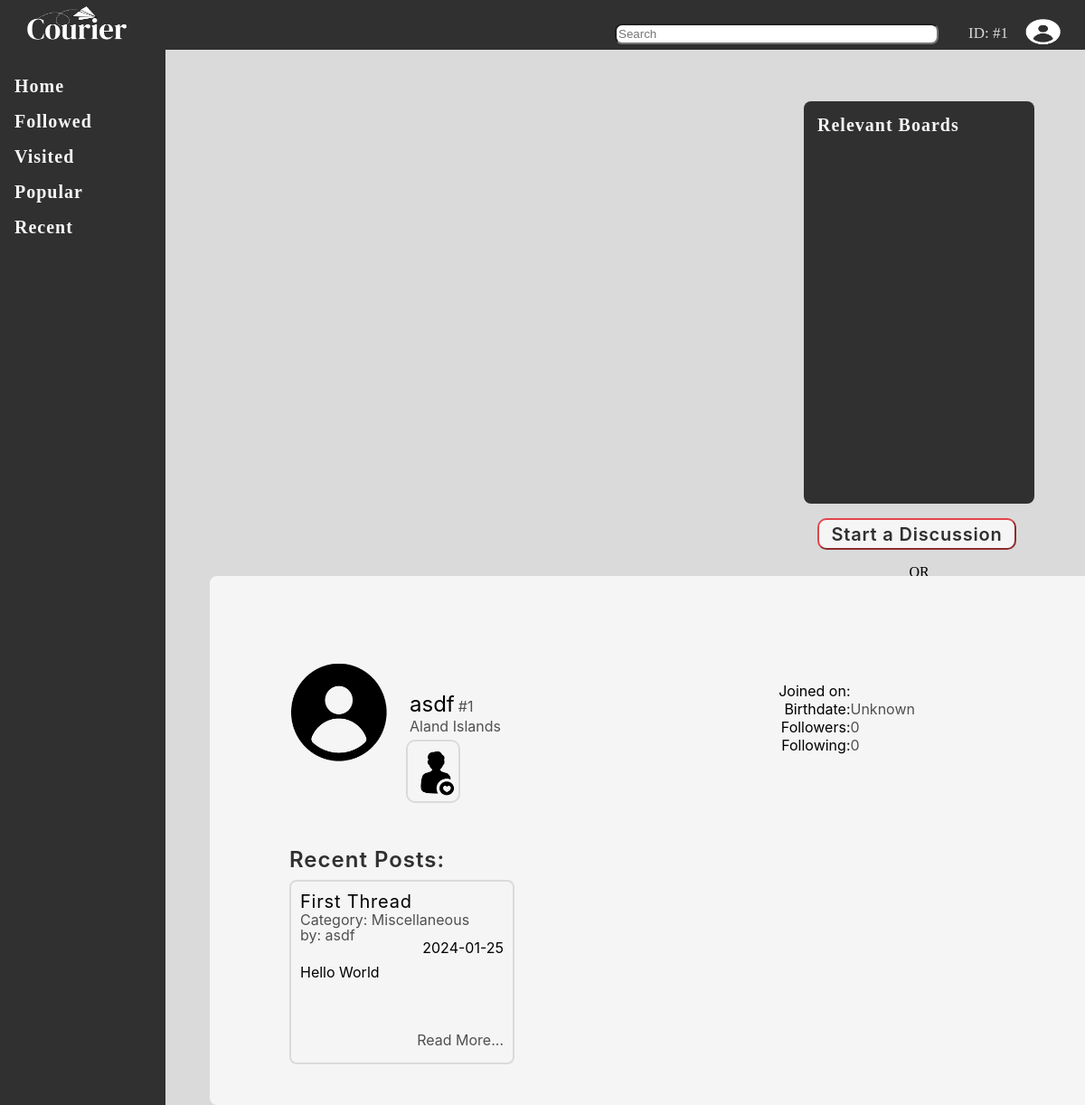
The app's page /courier/data/profile.php?id=1 (signed in), older data.
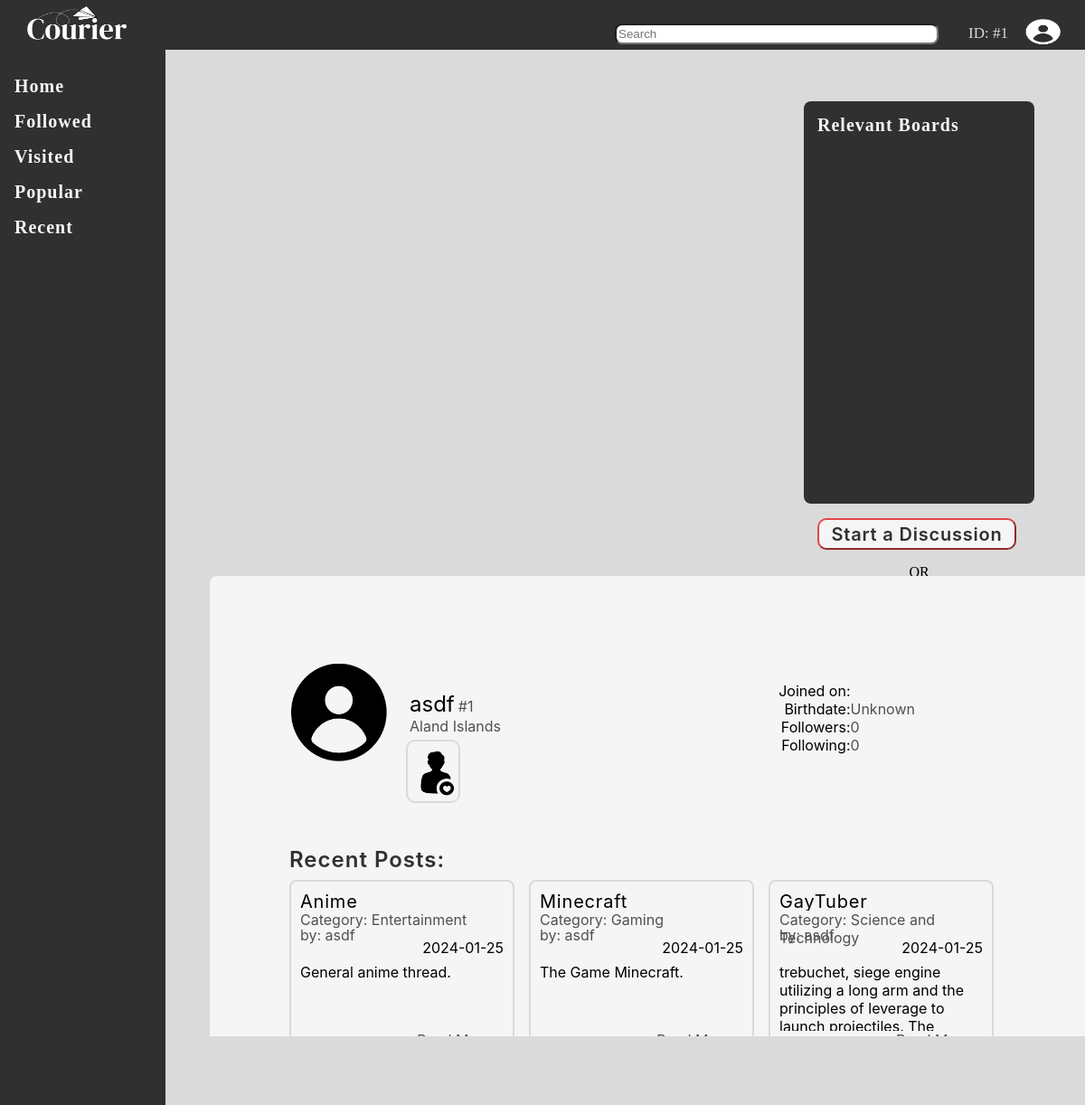
The same page, newer data.
### tables this page shows
CREATE TABLE `user` (
  `id` int(11) NOT NULL,
  `username` varchar(255) DEFAULT NULL,
  `email` varchar(255) DEFAULT NULL,
  `password` varchar(255) DEFAULT NULL,
  `country_id` int(11) DEFAULT NULL,
  `usertype_id` int(11) DEFAULT NULL,
  `date_created` date DEFAULT NULL,
  `birthday` date DEFAULT NULL
);

CREATE TABLE `country` (
  `id` int(11) NOT NULL,
  `name` varchar(255) DEFAULT NULL
);

CREATE TABLE `thread` (
  `id` int(11) NOT NULL,
  `header` varchar(255) DEFAULT NULL,
  `body` text DEFAULT NULL,
  `byUser_id` int(11) DEFAULT NULL,
  `thread_type_id` int(11) DEFAULT NULL,
  `followBy_id` int(11) DEFAULT NULL,
  `viewBy` int(11) DEFAULT NULL,
  `date_created` date DEFAULT NULL
);

CREATE TABLE `thread_type` (
  `id` int(11) NOT NULL,
  `name` varchar(255) DEFAULT NULL
);

### courier/data/profile.php (the view, shortened to what this page needs)
<?php
    require_once "../index/index.php";
?>
<!DOCTYPE html>
<html lang="en">
<head>
    <link rel="stylesheet" href="profile.css">
</head>
<body>
    <div class="topPanel">
        <div class="logo">
            <a href="../userType/guest/home.php" title="Go to home page"><img src="../media/logo/courier_logo_primary_alt.png" alt="Courier Logo" style="width: 120px"></a>
        </div>
        <span class="profileNav" onclick="openNav()" style>
            <div class="userProfile" title="<?php echo($_SESSION['user'])?>">
                <label class="profile">ID: #<?php echo($_SESSION['id'])?></label>
                <img src="../media/logo/profile.png" alt="profile icon" class="profileImage">
            </div>
        </span>
        <div class="searchBarContainer">
            <input class="searchBar" type="text" name="searchBar" placeholder="Search">
        </div>
    </div>
    <div class="sidePanelLeft">
        <div class="navigationMenu">
            <a href="../userType/guest/home.php">
                <div class="navigationBtn navigationUnselected">
                    Home
                </div>
            </a>
            <a href="followed.php">
                <div class="navigationBtn navigationUnselected">
                    Followed
                </div>
            </a>
            <a href="visited.php">
                <div class="navigationBtn navigationUnselected">
                    Visited
                </div>
            </a>
            <a href="popular.php">
                <div class="navigationBtn navigationUnselected">
                    Popular
                </div>
            </a>
            <a href="recent.php">
                <div class="navigationBtn navigationUnselected">
                    Recent
                </div>
            </a>
        </div>
    </div>
    <div class="sidePanelRight">
        <div class="containerSecondary">
            <label class="navigationBtn relevantBoards">Relevant Boards</label>
        </div>
        <div class="createPostContainer">
            <a href="../create/newDiscussion.php"><button class="createBtn">Start a Discussion</button></a>
            <p style="text-align: center;">OR</p>
            <a href="../create/newThread.php"><button class="createBtn">Create New Thread</button></a>
        </div>
    </div>
    <div class="container">
        <?php
            if(isset($_GET['id'])){
                $id = $_GET['id'];
                $query = "SELECT u.*, c.name FROM  `user` u, `country` c WHERE u.id = '$id' AND u.country_id = c.id";
                $result = mysqli_query($conn, $query);
                $row=mysqli_fetch_assoc($result);
            }
        ?>
        <div class="profileInfoMain">
            <img src="../media/logo/profile_black.png" alt="" class="profileImagePrimary">
            <label for="name" class="profileInfo name"><?php echo($row['username'])?></label>
            <label for="id" class="profileInfo info">#<?php echo($row['id'])?></label><br>
            <label for="country" class="profileInfo info"><?php echo($row['name'])?></label><br>
            <button class="followBtn"><img src="../media/logo/follow_user.png" alt="" class="followImageIcon"></button>
        </div>
        <div class="profileInfoSecondary">
            <div class="infoDetail">
                <label for="joinedOn" class="profileInfo info2">Joined on: </label><br>
                <label for="joinedOn" class="profileInfo info2">Birthdate: </label><br>
                <label for="joinedOn" class="profileInfo info2">Followers: </label><br>
                <label for="joinedOn" class="profileInfo info2">Following: </label><br>
            </div>
            <div class="infoData">
                <label for="joinedOnData" class="profileInfo info"><?php echo($row['date_created'])?></label><br>
                <label for="joinedOnData" class="profileInfo info">Unknown</label><br>
                <label for="joinedOnData" class="profileInfo info">0</label><br>
                <label for="joinedOnData" class="profileInfo info">0</label><br>
            </div>
        </div>
        <div class="profileRecentPost">
            <label for="" class="primaryCategoryTitle">Recent Posts:</label>
            <div class="flexCards">
                <?php
                    require_once "../index/index.php";
                    $query = "SELECT t.date_created AS thread_date_created, t.*, t_type.name, u.* FROM `thread` t, `thread_type` t_type, `user` u WHERE t_type.id = t.thread_type_id AND t.byUser_id = u.id AND u.id = $id ORDER BY t.id DESC LIMIT 3";
                    $result = mysqli_query($conn, $query);
                    $row=mysqli_fetch_assoc($result);
                    $cardAmount = mysqli_num_rows($result);
                    if($cardAmount != 0){
                        do{
                ?>
                        <div class="cards">
                            <div class="discussionTitle" title="<?php echo($row['header'])?>"><?php echo($row['header'])?></div>
                            <div class="parentThread">Category: <?php echo($row['name']) ?></div>
                            <div class="userPoster">by: <?php echo($row['username']) ?></div>
                            <div class="lastActive"><?php echo($row['thread_date_created']) ?></div>
                            <div class="cardContent"><?php echo($row['body']) ?></div>
                            <div class="readMore">Read More...</div>
                        </div>
                        <?php
                        }
                    while($row = mysqli_fetch_assoc($result));
                }
                ?>
            </div>
        </div>
    </div>
</body>
</html>

Row changes from the older to the newer data that the page shows:
no longer on this page (row unchanged): thread: header "First Thread", thread_type.name "Miscellaneous", byUser.username "asdf", date_created "2024-01-25", body "Hello World"
added thread: header "Anime", thread_type.name "Entertainment", byUser.username "asdf", date_created "2024-01-25", body "General anime thread."
added thread: header "Minecraft", thread_type.name "Gaming", byUser.username "asdf", date_created "2024-01-25", body "The Game Minecraft."
added thread: header "GayTuber", thread_type.name "Science and Technology", byUser.username "asdf", date_created "2024-01-25", body "trebuchet, siege engine utilizing a long arm and the principles of leverage to launch projectiles. The…"
